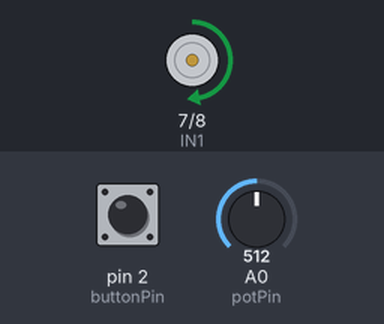
Recording of a sketch running on a simulated Arduino Uno, built with avr-gcc and run on an emulated ATmega328P. On the bench: motor-driver pin pairs drawn as motors (green arrow = first pin HIGH = forward, orange = second pin HIGH = backward, longer = more drive, scaled by the enable pin). Inputs (shaded band) come from the test bench; at power-on: A0 (potPin) = 512, pin 2 (buttonPin) LOW.

Above: at 1.2 s.
1.3 s: A0 (potPin) set to 716
At 1.6 s:
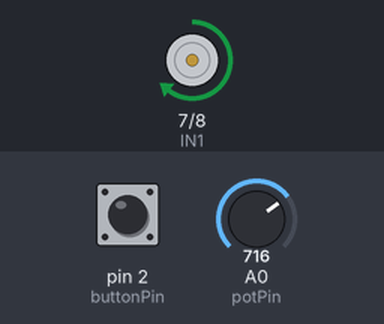
2.8 s: pin 2 (buttonPin) pulled HIGH for 0.15 s
At 3.4 s:
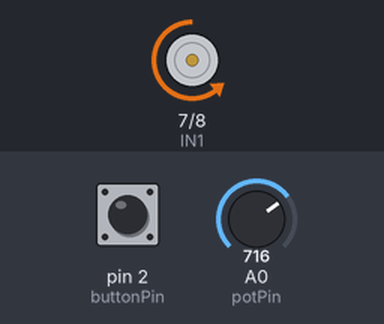
4.4 s: A0 (potPin) set to 900
At 5.2 s:
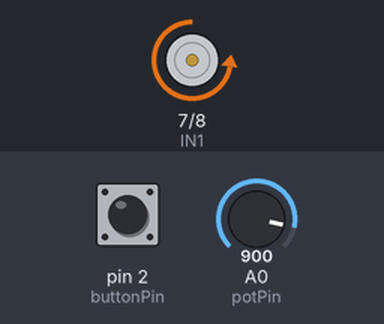
5.9 s: pin 2 (buttonPin) pulled HIGH for 1 s
At 7.0 s:
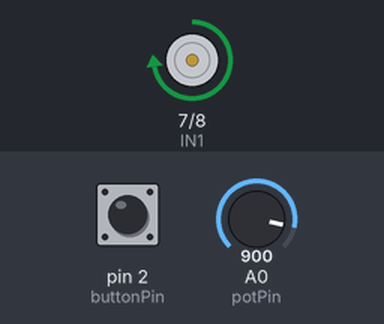
8.4 s: A0 (potPin) set to 122
At 9.4 s:
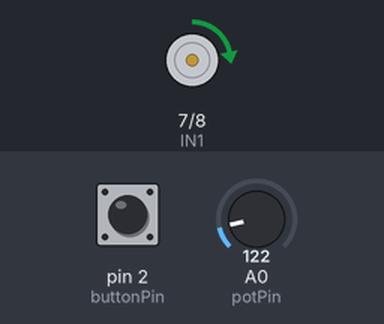
9.9 s: pin 2 (buttonPin) pulled HIGH for 0.15 s
At 11.2 s:
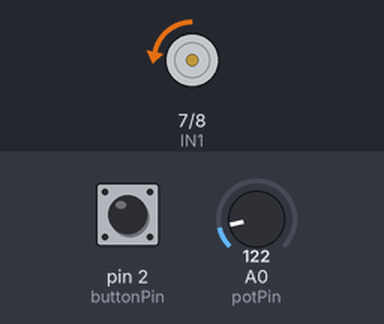
Timing chart, 0 to 12.5 s (numbered marks = the images above; inputs shaded):
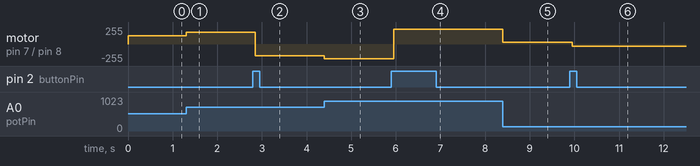

The sketch:

D_DC_Button+Potentiometer.ino
```cpp
/*Button toggles the direction of motor spin and potentiometer knob is used to control the speed of the motor.
  CIRCUIT - Motor wires -> OUT1 and OUT2 of driver, L298N - ENA -> Pin 5, IN1 -> Pin 7, IN2 - Pin 8, 12V and GND -> battery case, Potentiometer - Left pin → 5V,
  Right pin → GND, Middle pin → A0,  button pin -> pin 2, other button pin -> 5V, 10 kilo ohm resistor between pin 2 and GND*/

int IN1 = 7, IN2 = 8, ENA = 5, potValue = 0, potPin = A0, buttonState = 0, lastButtonState = 0, buttonPin = 2;
int IN1state = HIGH, IN2state = LOW, speed;
void setup()
{
  pinMode(IN1, OUTPUT);
  pinMode(IN2, OUTPUT);
  pinMode(ENA, OUTPUT);
  pinMode(buttonPin, INPUT);
}

void loop()
{
  buttonState = digitalRead(buttonPin);
  potValue = analogRead(potPin);
  speed = map(potValue, 0, 1023, 0, 255);

  if(buttonState == HIGH && lastButtonState == LOW)
  {
    IN1state = !IN1state;
    IN2state = !IN2state;
    delay(50); // Debounce
  }

  digitalWrite(IN1, IN1state);
  digitalWrite(IN2, IN2state);
  analogWrite(ENA, speed);

  lastButtonState = buttonState;

}
```

Measured:
- after the input at 1.3 s, motor on pin 7 (IN1) / pin 8 (IN2): forward 127/255 → forward 178/255 at once
- after the input at 2.8 s, motor on pin 7 (IN1) / pin 8 (IN2): forward 178/255 → backward 178/255 after 0.05 s
- after the input at 4.4 s, motor on pin 7 (IN1) / pin 8 (IN2): backward 178/255 → backward 224/255 at once
- after the input at 5.9 s, motor on pin 7 (IN1) / pin 8 (IN2): backward 224/255 → forward 224/255 after 0.05 s
- after the input at 8.4 s, motor on pin 7 (IN1) / pin 8 (IN2): forward 224/255 → forward 30/255 at once
- after the input at 9.9 s, motor on pin 7 (IN1) / pin 8 (IN2): forward 30/255 → backward 30/255 after 0.05 s
